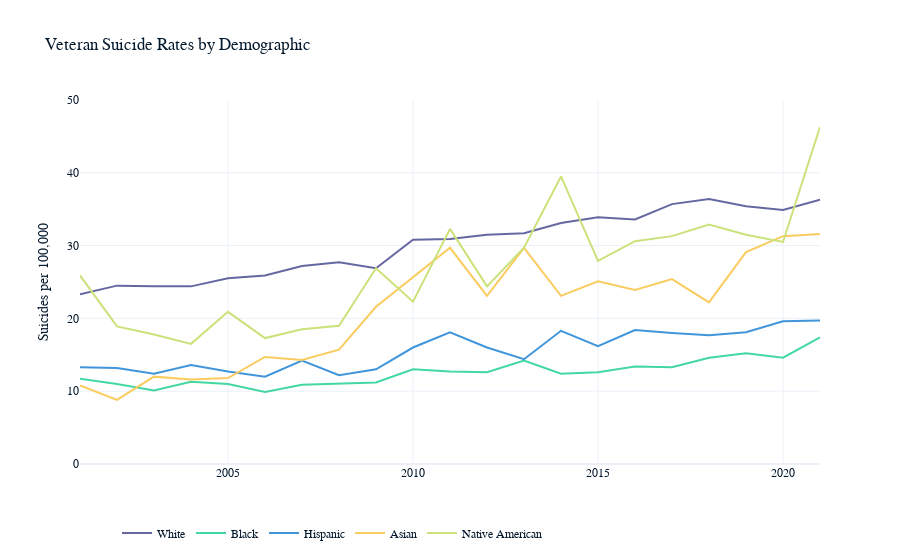

Notebook source saved alongside this figure:
### Code cell
fig = go.Figure()
fig.add_trace(go.Scatter(x=by_demos['year'], y=by_demos['white_rate'], name='White'))
fig.add_trace(go.Scatter(x=by_demos['year'], y=by_demos['black_rate'], name='Black'))
fig.add_trace(go.Scatter(x=by_demos['year'], y=by_demos['hispanic_rate'], name='Hispanic'))
fig.add_trace(go.Scatter(x=by_demos['year'], y=by_demos['asian_rate'], name='Asian'))
fig.add_trace(go.Scatter(x=by_demos['year'], y=by_demos['native_rate'], name='Native American'))
fig.update_layout(title='Veteran Suicide Rates by Demographic',
                  yaxis_title='Suicides per 100,000',
                  yaxis={'range': [0, 50]},
                  legend={'orientation': 'h', 'x': 0.05, 'y': -0.15})
fig.show()

### Figure 1 — Plotly figure (JSON) as saved in the notebook; plotly's stock layout.template omitted (floating-point values rounded to 4 significant figures)
{"data": [{"name": "White", "type": "scatter", "x": [2001, 2002, 2003, 2004, 2005, 2006, 2007, 2008, 2009, 2010, 2011, 2012, 2013, 2014, 2015, 2016, 2017, 2018, 2019, 2020, 2021], "y": [23.3, 24.5, 24.4, 24.4, 25.5, 25.9, 27.2, 27.7, 26.9, 30.8, 30.9, 31.5, 31.7, 33.1, 33.9, 33.6, 35.7, 36.4, 35.4, 34.9, 36.3]}, {"name": "Black", "type": "scatter", "x": [2001, 2002, 2003, 2004, 2005, 2006, 2007, 2008, 2009, 2010, 2011, 2012, 2013, 2014, 2015, 2016, 2017, 2018, 2019, 2020, 2021], "y": [11.7, 11, 10.1, 11.3, 11, 9.9, 10.9, 11, 11.2, 13, 12.7, 12.6, 14.2, 12.4, 12.6, 13.4, 13.3, 14.6, 15.2, 14.6, 17.4]}, {"name": "Hispanic", "type": "scatter", "x": [2001, 2002, 2003, 2004, 2005, 2006, 2007, 2008, 2009, 2010, 2011, 2012, 2013, 2014, 2015, 2016, 2017, 2018, 2019, 2020, 2021], "y": [13.3, 13.2, 12.4, 13.6, 12.7, 12, 14.2, 12.2, 13, 16, 18.1, 16, 14.4, 18.3, 16.2, 18.4, 18, 17.7, 18.1, 19.6, 19.7]}, {"name": "Asian", "type": "scatter", "x": [2001, 2002, 2003, 2004, 2005, 2006, 2007, 2008, 2009, 2010, 2011, 2012, 2013, 2014, 2015, 2016, 2017, 2018, 2019, 2020, 2021], "y": [10.8, 8.8, 12, 11.6, 11.8, 14.7, 14.3, 15.7, 21.6, 25.6, 29.7, 23.1, 29.7, 23.1, 25.1, 23.9, 25.4, 22.2, 29.1, 31.3, 31.6]}, {"name": "Native American", "type": "scatter", "x": [2001, 2002, 2003, 2004, 2005, 2006, 2007, 2008, 2009, 2010, 2011, 2012, 2013, 2014, 2015, 2016, 2017, 2018, 2019, 2020, 2021], "y": [25.9, 18.9, 17.8, 16.5, 20.9, 17.3, 18.5, 19, 26.9, 22.3, 32.3, 24.4, 29.7, 39.5, 27.9, 30.6, 31.3, 32.9, 31.5, 30.5, 46.3]}], "layout": {"legend": {"orientation": "h", "x": 0.05, "y": -0.15}, "title": {"text": "Veteran Suicide Rates by Demographic"}, "yaxis": {"range": [0, 50], "title": {"text": "Suicides per 100,000"}}}}
